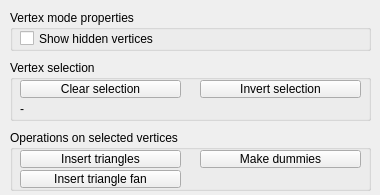
<?xml version="1.0" encoding="UTF-8"?>
<ui version="4.0">
 <class>CQDlgVertexEdit</class>
 <widget class="QDialog" name="CQDlgVertexEdit">
  <property name="geometry">
   <rect>
    <x>0</x>
    <y>0</y>
    <width>380</width>
    <height>195</height>
   </rect>
  </property>
  <property name="windowTitle">
   <string>Dialog</string>
  </property>
  <property name="locale">
   <locale language="English" country="UnitedStates"/>
  </property>
  <widget class="QGroupBox" name="groupBox_2">
   <property name="geometry">
    <rect>
     <x>10</x>
     <y>10</y>
     <width>361</width>
     <height>41</height>
    </rect>
   </property>
   <property name="title">
    <string>Vertex mode properties</string>
   </property>
   <property name="flat">
    <bool>true</bool>
   </property>
   <widget class="QCheckBox" name="qqShowHiddenVertices">
    <property name="geometry">
     <rect>
      <x>10</x>
      <y>20</y>
      <width>161</width>
      <height>17</height>
     </rect>
    </property>
    <property name="focusPolicy">
     <enum>Qt::StrongFocus</enum>
    </property>
    <property name="text">
     <string>Show hidden vertices</string>
    </property>
   </widget>
  </widget>
  <widget class="QGroupBox" name="groupBox">
   <property name="geometry">
    <rect>
     <x>10</x>
     <y>130</y>
     <width>361</width>
     <height>61</height>
    </rect>
   </property>
   <property name="title">
    <string>Operations on selected vertices</string>
   </property>
   <property name="flat">
    <bool>true</bool>
   </property>
   <widget class="QToolButton" name="qqInsertTriangles">
    <property name="geometry">
     <rect>
      <x>10</x>
      <y>20</y>
      <width>161</width>
      <height>18</height>
     </rect>
    </property>
    <property name="focusPolicy">
     <enum>Qt::StrongFocus</enum>
    </property>
    <property name="text">
     <string>Insert triangles</string>
    </property>
   </widget>
   <widget class="QToolButton" name="qqInsertFan">
    <property name="geometry">
     <rect>
      <x>10</x>
      <y>40</y>
      <width>161</width>
      <height>18</height>
     </rect>
    </property>
    <property name="focusPolicy">
     <enum>Qt::StrongFocus</enum>
    </property>
    <property name="text">
     <string>Insert triangle fan</string>
    </property>
   </widget>
   <widget class="QToolButton" name="qqMakeDummies">
    <property name="geometry">
     <rect>
      <x>190</x>
      <y>20</y>
      <width>161</width>
      <height>18</height>
     </rect>
    </property>
    <property name="focusPolicy">
     <enum>Qt::StrongFocus</enum>
    </property>
    <property name="text">
     <string>Make dummies</string>
    </property>
   </widget>
  </widget>
  <widget class="QGroupBox" name="groupBox_5">
   <property name="geometry">
    <rect>
     <x>10</x>
     <y>60</y>
     <width>361</width>
     <height>61</height>
    </rect>
   </property>
   <property name="title">
    <string>Vertex selection</string>
   </property>
   <property name="flat">
    <bool>true</bool>
   </property>
   <widget class="QToolButton" name="qqClearSelection">
    <property name="geometry">
     <rect>
      <x>10</x>
      <y>20</y>
      <width>161</width>
      <height>18</height>
     </rect>
    </property>
    <property name="focusPolicy">
     <enum>Qt::StrongFocus</enum>
    </property>
    <property name="text">
     <string>Clear selection</string>
    </property>
   </widget>
   <widget class="QToolButton" name="qqInvertSelection">
    <property name="geometry">
     <rect>
      <x>190</x>
      <y>20</y>
      <width>161</width>
      <height>18</height>
     </rect>
    </property>
    <property name="focusPolicy">
     <enum>Qt::StrongFocus</enum>
    </property>
    <property name="text">
     <string>Invert selection</string>
    </property>
   </widget>
   <widget class="QLabel" name="qqInfo">
    <property name="geometry">
     <rect>
      <x>10</x>
      <y>40</y>
      <width>341</width>
      <height>18</height>
     </rect>
    </property>
    <property name="text">
     <string>-</string>
    </property>
   </widget>
  </widget>
 </widget>
 <tabstops>
  <tabstop>qqShowHiddenVertices</tabstop>
  <tabstop>qqClearSelection</tabstop>
  <tabstop>qqInvertSelection</tabstop>
  <tabstop>qqInsertTriangles</tabstop>
  <tabstop>qqInsertFan</tabstop>
  <tabstop>qqMakeDummies</tabstop>
 </tabstops>
 <resources/>
 <connections/>
</ui>
